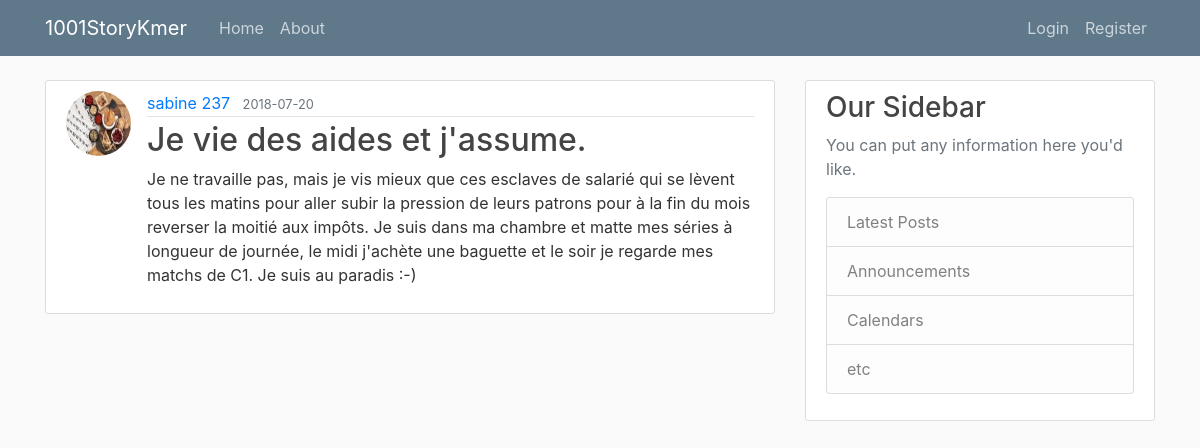
Page /post/13 on the committed database.
### flaskblog/models.py (models this page shows, shortened)
class User(db.Model, UserMixin):
	id = db.Column(db.Integer, primary_key=True)
	username = db.Column(db.String(20), unique=True, nullable=False)
	email = db.Column(db.String(120), unique=True, nullable=False)
	image_file = db.Column(db.String(20),nullable=False,default='default.jpg')
	password = db.Column(db.String(60),nullable=False)
	posts = db.relationship('Post', backref='author', lazy=True)

class Post(db.Model):
	id = db.Column(db.Integer,primary_key=True)
	title = db.Column(db.String(100), unique=True, nullable=False)
	date_posted = db.Column(db.DateTime(),nullable=False, default=datetime.now)
	content = db.Column(db.Text(1000), nullable=False)
	user_id = db.Column(db.Integer, db.ForeignKey('user.id'), nullable=False)

### flaskblog/routes.py (the view)
@app.route("/post/<int:post_id>")
def post(post_id):
    post = Post.query.get_or_404(post_id)
    return render_template('post.html', title=post.title, post=post)

### flaskblog/templates/post.html (shortened to what this page needs)
{% extends "layout.html" %}
{% block content %}
  <article class="media content-section">
    <img class="rounded-circle article-img" src="{{ url_for('static', filename='profile_pics/' + post.author.image_file) }}">
    <div class="media-body">
      <div class="article-metadata">
        <a class="mr-2" href="{{ url_for('user_posts', username=post.author.username )}}">{{ post.author.username }}</a>
        <small class="text-muted">{{ post.date_posted.strftime('%Y-%m-%d') }}</small>
      </div>
      <h2 class="article-title">{{ post.title }}</h2>
      <p class="article-content">{{ post.content }}</p>
    </div>
  </article>
{% endblock content %}

### flaskblog/static/main.css (style rules this page uses)
body { background: #fafafa; color: #333333; margin-top: 5rem; }
h1, h2, h3, h4, h5, h6 { color: #444444; }
.content-section { background: #ffffff; padding: 10px 20px; border: 1px solid #dddddd; border-radius: 3px; margin-bottom: 20px; }
.article-title { color: #444444; }
.article-content { white-space: pre-line; }
.article-img { height: 65px; width: 65px; margin-right: 16px; }
.article-metadata { padding-bottom: 1px; margin-bottom: 4px; border-bottom: 1px solid #e3e3e3 }

### rows in the picture
User: image_file (picture), author.username "sabine 237"
Post: date_posted "2018-07-20", title "Je vie des aides et j'assume.", content "Je ne travaille pas, mais je vis mieux que ces esclaves de salarié qui se lèvent tous les matins pour aller subir la pression de leurs patrons pour à la fin du mois reverser la moitié aux impôts. Je suis dans ma chambre et matte mes séries à longueur de journée, le midi j'achète une baguette et le soir je regarde mes matchs de C1. Je suis au paradis :-)"
